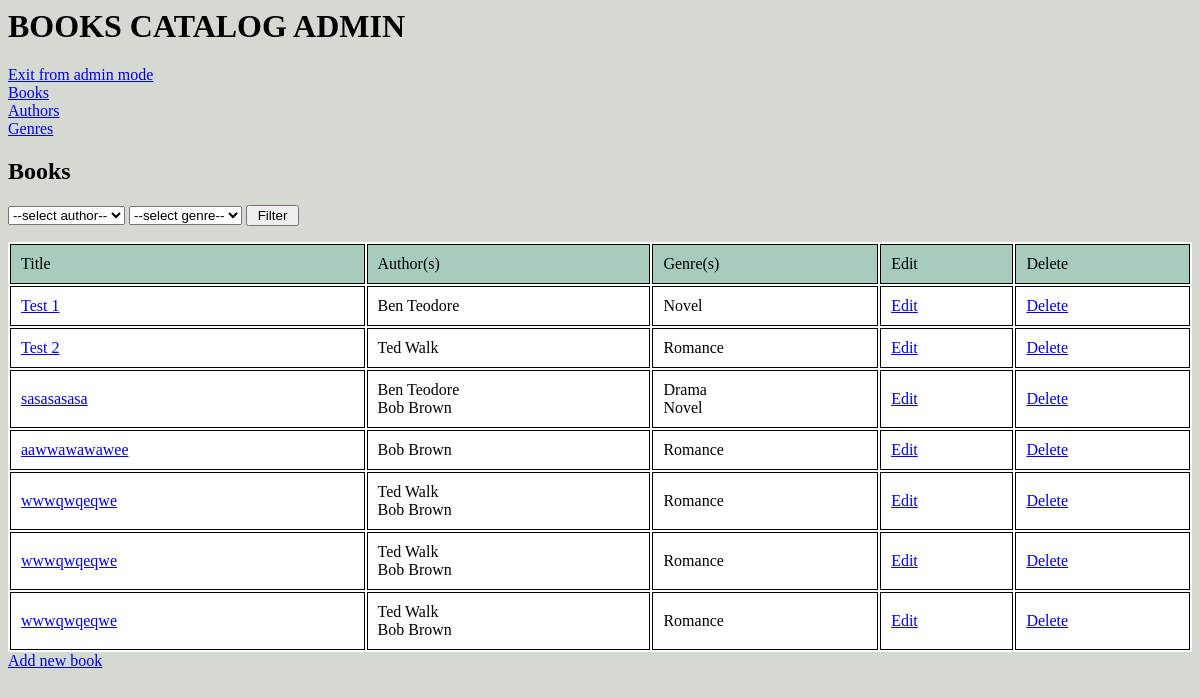
The page /admin-mode/ on the database its author committed.
### tables this page shows
CREATE TABLE IF NOT EXISTS `books` (
  `id` int(11) NOT NULL AUTO_INCREMENT,
  `name` varchar(65) NOT NULL,
  `price` decimal(10,0) NOT NULL,
  `descr` text NOT NULL,
  PRIMARY KEY (`id`)
);

CREATE TABLE IF NOT EXISTS `authors` (
  `id` int(11) NOT NULL AUTO_INCREMENT,
  `name` varchar(65) NOT NULL,
  PRIMARY KEY (`id`)
);

CREATE TABLE IF NOT EXISTS `genres` (
  `id` int(11) NOT NULL AUTO_INCREMENT,
  `name` varchar(60) NOT NULL,
  PRIMARY KEY (`id`),
  UNIQUE KEY `name` (`name`)
);

### libs/Controller_Admin.php (called while the page is built, shortened)
<?php
class Controller_Admin extends Controller{
	public function book_all()
	{
		$filter_auth = intval($_POST['filter_auth']);
		$filter_genre = intval($_POST['filter_genre']);
		$books_arr = $this->m_book->getAllBooks($filter_auth, $filter_genre);
		$books = array();
		foreach ($books_arr as $b) {
			$authors = $this->m_auth->getAuthByBookId($b['id']);
			$genres = $this->m_genre->getGenreByBookId($b['id']);
			$books[] = new Book($b['id'], $b['name'], $b['descr'], $b['price'], $authors, $genres);
		}
		$title = 'Books';
		include '/admin/main.php';
	}
}

### index.php (called while the page is built, shortened)
<?php
require '/libs/Router.php';
Router::start();

### libs/Controller.php (called while the page is built, shortened)
<?php
class Controller
{
	function __construct()
	{
		$this->m_book = new Model_Book();
		$this->m_auth = new Model_Author();
		$this->m_genre = new Model_Genre();
	}
}

### libs/Model_Book.php (called while the page is built, shortened)
<?php
class Model_Book{
	private $db;
	public function __construct()
	{
		$this->db = new PDO(
			'mysql:host='.DB_HOST.';dbname='.DB_NAME,
	    	DB_USER,
	    	DB_PASS
	    );
	}
	public function getAllBooks($auth_id, $genre_id)
	{
		$sql = "SELECT `books`.`id`,`books`.`name`, `books`.`descr`, `books`.`price`
				FROM `books`";
		$sql_where = "WHERE 1 ";
		$sql .= $sql_where;
        $stmt = $this->db->prepare($sql);
        $stmt->execute();
        $result = $stmt->fetchAll(PDO::FETCH_ASSOC);
        if ($result)
        {
            return $result;
        }
	}
}

### libs/Model_Author.php (called while the page is built, shortened)
<?php
class Model_Author{
	private $db;
	public function __construct()
	{
		$this->db = new PDO(
			'mysql:host='.DB_HOST.';dbname='.DB_NAME,
	    	DB_USER,
	    	DB_PASS
	    );
	}
	public function getAuthByBookId($book_id)
	{
		$sql = "SELECT `authors`.`id`,`authors`.`name`
				FROM `authors`,`books_authors`
				WHERE `authors`.`id` = `books_authors`.`auth_id`
				AND `books_authors`.`book_id` = ?";
		$stmt = $this->db->prepare($sql);
        $stmt->execute(array($book_id));
        $result = $stmt->fetchAll();
        $authors = array();
        if ($result)
        {
        	foreach ($result as $res) {
        		$authors[] = new Author($res['id'], $res['name']);
        	}
        	return $authors;
        }
	}
}

### libs/Model_Genre.php (called while the page is built, shortened)
<?php
class Model_Genre{
	private $db;
	public function __construct()
	{
		$this->db = new PDO(
			'mysql:host='.DB_HOST.';dbname='.DB_NAME,
	    	DB_USER,
	    	DB_PASS
	    );
	}
	public function getGenreByBookId($book_id)
	{
		$sql = "SELECT `genres`.`id`,`genres`.`name`
				FROM `genres`,`books_genres`
				WHERE `genres`.`id` = `books_genres`.`genre_id`
				AND `books_genres`.`book_id` = ?";
		$stmt = $this->db->prepare($sql);
        $stmt->execute(array($book_id));
        $result = $stmt->fetchAll();
        $genres = array();
        if ($result)
        {
        	foreach ($result as $res) {
        		$genres[] = new Genre($res['id'], $res['name']);
        	}
        	return $genres;
        }
	}
}

### libs/Book.php (called while the page is built, shortened)
<?php
class Book implements JsonSerializable{
	function __construct($id, $name, $descr, $price, $authors, $genres)
	{
		$this->id = $id;
		$this->name = $name;
		$this->authors = $authors;
		$this->genres = $genres;
	}
	public function __get($name)
	{
		return $this->$name;
	}
}

### libs/Author.php (called while the page is built, shortened)
<?php
class Author implements JsonSerializable{
	public function __construct($id, $name)
	{
		$this->name = $name;
	}
	public function __get($name)
	{
		return $this->$name;
	}
}

### libs/Genre.php (called while the page is built, shortened)
<?php
class Genre implements JsonSerializable
{
	public function __construct($id, $name)
	{
		$this->name = $name;
	}
	public function __get($name)
	{
		return $this->$name;
	}
}

### admin/templates/books_list.tpl.php (the view, shortened to what this page needs)
<form action='index.php?action=showBooks' method='post'>
	<select name='filter_auth'>
		<option value=''>--select author--</option>
	</select>
	<select name='filter_genre'>
		<option value=''>--select genre--</option>
	</select>
	<input type='submit' value=' Filter '>
</form>
<table>
		<thead class='admin-thead'>
			<tr>
				<td>Title</td>
				<td>Author(s)</td>
				<td>Genre(s)</td>
				<td>Edit</td>
				<td>Delete</td>
			</tr>
		</thead>
<?foreach ($books as $book) {?>
		<tr>
			<td><a href='/admin-mode/book/details/<?=$book->id;?>'><?=$book->name;?></a></td>
			<td>
				<?foreach ($book->authors as $auth) {?>
					<?=$auth->name;?><br>
				<?}?>
			</td>
			<td>
				<?foreach ($book->genres as $genre) {?>
					<?=$genre->name;?><br>
				<?}?>
			</td>
			<td><a href='/admin-mode/book/edit/<?=$book->id;?>'>Edit</a></td>
			<td><a href='/admin-mode/book/delete/<?=$book->id;?>'>Delete</a></td>
		</tr>
<?}?>
</table>
<a href="/admin-mode/book/new"> Add new book </a>

### libs/Router.php (shortened to what this page needs)
<?php
class Router
{
	static function start()
	{
		$obj_name = 'book';
		$action_name = 'all';
		$param = '';
		$class = new $class_name;
		$funct = $obj_name.'_'.$action_name;
		if(method_exists($class, $funct))
		{
			if (!empty($param)) {
				$class->$funct($param);
			} else {
				$class->$funct();
			}
		}
		else
		{
		}
	}
}

### admin/main.php (shortened to what this page needs)
<html>
	<head>
		<link rel="stylesheet" type="text/css" href="/css/style.css">
	</head>
	<body class='admin-body'>
		<h1>BOOKS CATALOG ADMIN</h1>
		<a href="/">Exit from admin mode</a><br/>
		<a href="/admin-mode/book/all">Books</a><br/>
		<a href="/admin-mode/author/all">Authors</a><br/>
		<a href="/admin-mode/genre/all">Genres</a><br/>
		<h2><?=$title?></h2>
		<? include $content; ?>
	</body>
</html>

### css/style.css (style rules this page uses)
body { background-color: bisque; font-family: cursive; }
.admin-body { background-color: #d4dad1; }
table { width: 100%; background-color: white; }
td, th { padding: 10px; border: 1px solid black; }
thead { background-color: darkorange; }
.admin-thead { background-color: #a7ccbc; }

### admin/templates/books_list.tpl.php (style rules this page uses)
table { width: 100%; }
TD, TH { padding: 10px; border: 1px solid black; }

### rows shown on the page
books: name "Test 1"
authors: name "Ben Teodore"
genres: name "Novel"
books: name "Test 2"
authors: name "Ted Walk"
genres: name "Romance"
books: name "sasasasasa"
authors: name "Bob Brown"
genres: name "Drama"
books: name "aawwawawawee"
books: name "wwwqwqeqwe"
books: name "wwwqwqeqwe"
books: name "wwwqwqeqwe"

### other values the page prints
$title "Books"
